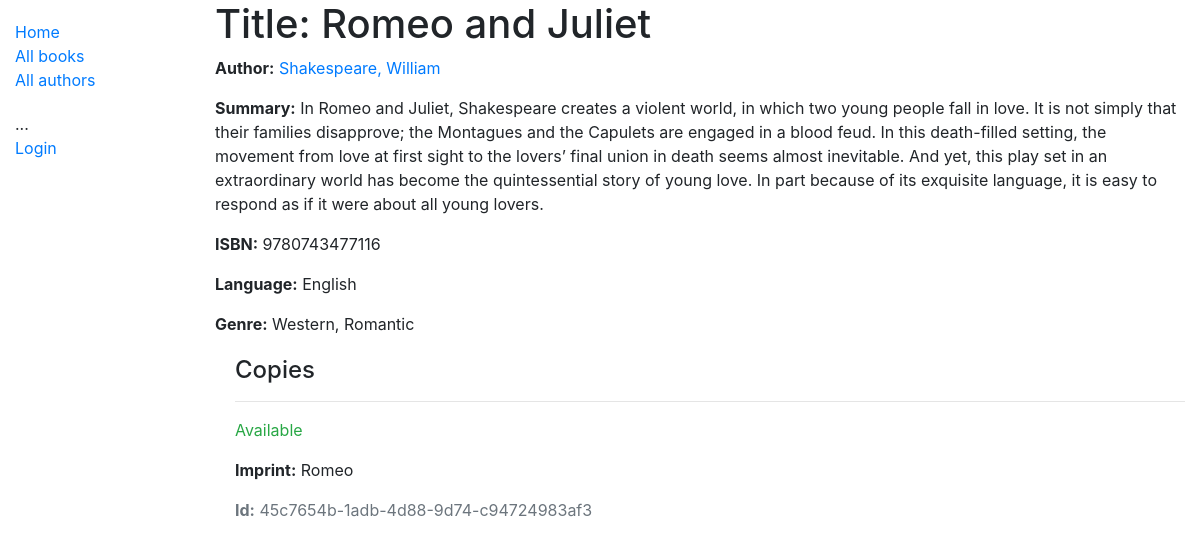
The app's page /catalog/books/1, older data.
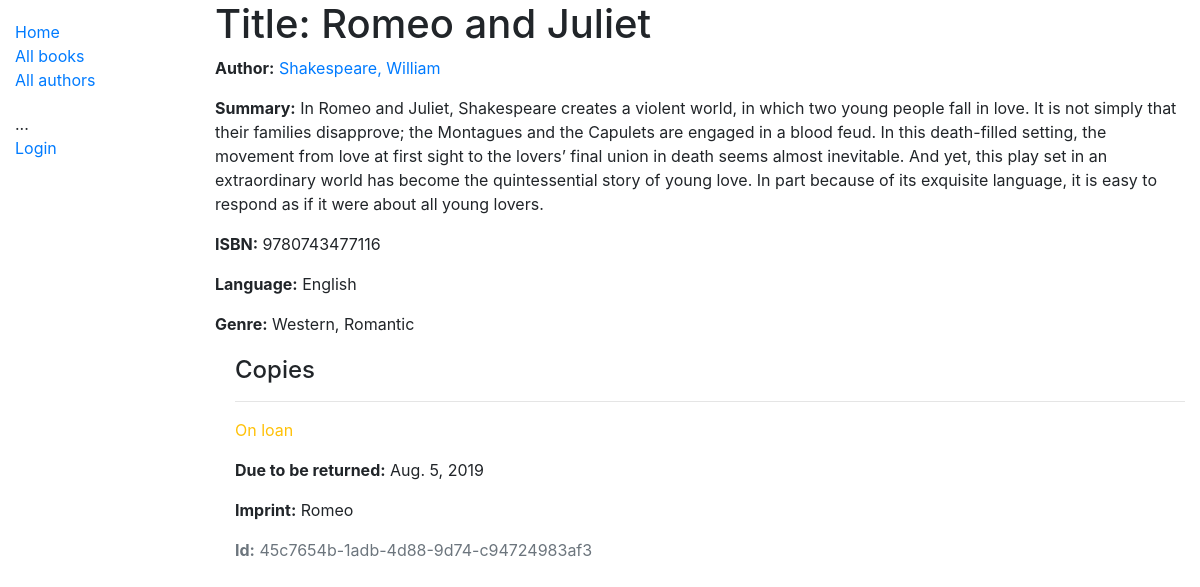
The same page, newer data.
### catalog/models.py (models this page shows, shortened)
class Book(models.Model):
    title  = models.CharField(max_length=200)
    author  = models.ForeignKey("Author", on_delete=models.SET_NULL, null=True)
    summary  = models.TextField(max_length=1000, help_text='Enter a brief description of the book')
    isbn = models.CharField('ISBN', max_length=13, help_text='13 Character <a href="https://www.isbn-international.org/content/what-isbn">ISBN number</a>')
    genre = models.ManyToManyField(Genre, help_text='Select a genre for this book')
    language = models.ForeignKey("Language", on_delete=models.SET_NULL, null=True)
    def display_genre(self):
        """ Craete a string for the Genre.This is required to display genre in BookAdmin """
        return ' , '.join(genre.name for genre in self.genre.all()[:3]) #(Western , Romantic)
    display_genre.short_description = 'Genre'

class Author(models.Model):
    first_name = models.CharField(max_length=100)
    last_name = models.CharField(max_length=100)
    date_of_birth = models.DateField(null=True, blank=True)
    date_of_death = models.DateField('Died', null=True, blank=True)
    class Meta:
        ordering = ['last_name', 'first_name']
    def __str__(self):
        return f'{self.last_name}, {self.first_name}'

class Language(models.Model):
    name = models.CharField(max_length=200,
                            help_text="Enter the book's natural language (e.g. English, French, Japanese etc.)")
    def __str__(self):
        return self.name

class Genre(models.Model):
    name  = models.CharField(max_length=200, help_text='Enter a book genre (e.g. Science Fiction)')
    def __str__(self):
        return self.name

class BookInstance(models.Model):
    id = models.UUIDField(primary_key=True, default=uuid.uuid4, help_text='Unique ID for this particular book across whole library')
    book = models.ForeignKey('Book', on_delete=models.SET_NULL, null=True)
    imprint = models.CharField(max_length=200)
    due_back = models.DateField(null=True, blank=True)
    borrower = models.ForeignKey(User, on_delete=models.SET_NULL, null=True, blank=True)
    LOAN_STATUS = (
        ('m', 'Maintenance'),
        ('o', 'On loan'),
        ('a', 'Available'),
        ('r', 'Reserved'),
    )
    status = models.CharField(
        max_length=1,
        choices=LOAN_STATUS,
        blank=True,
        default='m',
        help_text='Book availability',
    )
    class Meta:
        ordering = ['due_back']
        permissions = (("can_mark_returned", "Set book as returned"),)

### catalog/views.py (the view, shortened to what this page needs)
# urls.py: path('books/<int:pk>', views.BookDetailView.as_view(), name='book-detail'),
class BookDetailView(generic.DetailView):
    model = Book

### catalog/templates/catalog/book_detail.html
{% extends "base_generic.html" %}
{% block content %}
  <h1>Title: {{ book.title }}</h1>
  <p><strong>Author:</strong> <a href="">{{ book.author }}</a></p>
  <p><strong>Summary:</strong> {{ book.summary }}</p>
  <p><strong>ISBN:</strong> {{ book.isbn }}</p>
  <p><strong>Language:</strong> {{ book.language }}</p>
  <p><strong>Genre:</strong> {% for genre in book.genre.all %} {{ genre }}{% if not forloop.last %}, {% endif %}{% endfor %}</p>
  <div style="margin-left:20px;margin-top:20px">
    <h4>Copies</h4>
    {% for copy in book.bookinstance_set.all %}
      <hr>
      <p class="{% if copy.status == 'a' %}text-success{% elif copy.status == 'm' %}text-danger{% else %}text-warning{% endif %}">{{ copy.get_status_display }}</p>
      {% if copy.status != 'a' %}
        <p><strong>Due to be returned:</strong> {{copy.due_back}}</p>
      {% endif %}
      <p><strong>Imprint:</strong> {{copy.imprint}}</p>
      <p class="text-muted"><strong>Id:</strong> {{copy.id}}</p>
    {% endfor %}
  </div>
{% endblock %}

### catalog/templates/base_generic.html (shortened to what this page needs)
{% load static %}
<!DOCTYPE html>
<html lang="en">
<head>
  <link rel="stylesheet" href="https://stackpath.bootstrapcdn.com/bootstrap/4.1.3/css/bootstrap.min.css">
  {% load static %}
  <link rel="stylesheet" href="{% static 'css/styles.css' %}">
</head>
<body>
  <div class="container-fluid">
    <div class="row">
      <div class="col-sm-2">
      {% block sidebar %}
        <ul class="sidebar-nav">
          <li><a href="{% url 'index' %}">Home</a></li>
          <li><a href="{% url 'books' %}">All books</a></li>
          <li><a href="{% url 'authors' %}">All authors</a></li>
        </ul>
        <ul class="sidebar-nav">
          ...
         {% if user.is_authenticated %}
           <li>User: {{ user.get_username }}</li>
           <li><a href="{% url 'my-borrowed' %}">My Borrowed</a></li>
           <li><a href="{% url 'logout'%}?next={{request.path}}">Logout</a></li>
         {% else %}
           <li><a href="{% url 'login'%}?next={{request.path}}">Login</a></li>
         {% endif %}
        </ul>
     {% endblock %}
      </div>
      <div class="col-sm-10 ">{% block content %}{% endblock %}</div>
    </div>
  </div>
</body>
</html>

### catalog/static/css/styles.css (style rules this page uses)
.sidebar-nav { margin-top: 20px; padding: 0; list-style: none; }

Row changes from the older to the newer data that the page shows:
changed BookInstance "Romeo": status "Available" → "On loan"; due_back (not shown) → "Aug. 5, 2019"
